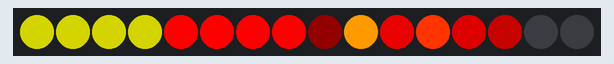
A sketch run on a simulated Arduino Uno, built with avr-gcc and run on an emulated ATmega328P. On the bench: 16 RGB LEDs in strip order, left to right. Random numbers use the default seed unless the sketch sets one.

Above: at 0.15 s.
At 2.86 s:
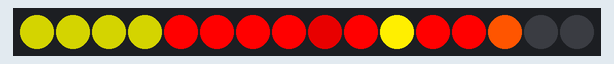
At 7.59 s:
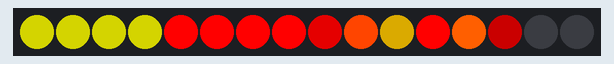
At 20.62 s:
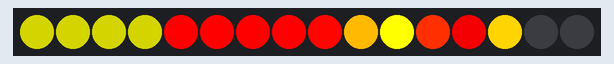
At 30.78 s:
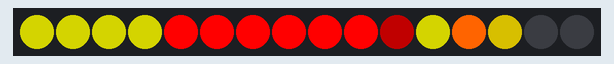
At 39.72 s:
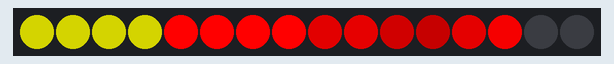

The sketch:

w2812b_gradient.ino
```cpp
#include <FastLED.h>

//number of total LEDS in this diorama
#define NUM_LEDS 16
//data pin used to control the NEOPIXELS
#define LEDPIN 6

//which LEDS in the strip, make up the lava lake.
#define LAVA_START_LED 8
#define LAVA_END_LED 13

//which LEDS in the strip, light the devil statue
#define DEVIL_START_LED 0
#define DEVIL_END_LED 7

enum STATES {BLENDING_LAVA_COLORS, SELECT_LAVA_COLORS};
STATES STATE;

DEFINE_GRADIENT_PALETTE(heatmap_gp) {
  0, 255, 255, 0,
  63, 255, 0, 0,
  64, 128, 128, 0,
  127, 255, 0, 0,
  255, 0, 0, 0
};

CRGBPalette16 LAVA_PALETTE = heatmap_gp;

//We have two arrays leds is the value that is currently displayed on the leds
CRGB leds[NUM_LEDS];
//leds_to hold the leds leds values where we are going to blend the LEDS pixels towards
CRGB leds_to[NUM_LEDS];

//pick a random lava color, for each of the lava leds, and set them in the leds_to array
STATES randomLavaColorFromPalette(CRGB leds_to[], int lavaStart, int lavaEnd){
  for(int i = LAVA_START_LED; i <= LAVA_END_LED; i++) {
    leds_to[i] = ColorFromPalette(LAVA_PALETTE, random(0, 255));
  }
  return BLENDING_LAVA_COLORS;
}

//convenience method to set the right key/fill light for the devil statue
void rightDevilStrip(CRGB leds[], CRGB color){
    for (int i=(DEVIL_END_LED+1)/2; i<=DEVIL_END_LED; i++) leds[i] = color;
}

//convenience method to set the left key/fill light for the devil statue
void leftDevilStrip(CRGB leds[], CRGB color){
    for (int i=DEVIL_START_LED; i<(DEVIL_END_LED+1)/2; i++) leds[i] = color;
}

//move the cur value towards the taget value an amount at a time.
//the target value needs to be a multiple of amount! Otherwise you won't reach the target value and we keep blending
void stepBlendSourceToDest( uint8_t& cur, const uint8_t target, uint8_t amount)
{
  if( cur == target) return;

  if( cur < target ) {
    uint8_t delta = target - cur;
    delta = scale8_video( delta, amount);
    cur += delta;
  } else {
    uint8_t delta = cur - target;
    delta = scale8_video( delta, amount);
    cur -= delta;
  }
}

// Blend one CRGB color toward another CRGB color by a given amount.
// It is important that the color distance, is a multiple of the amount!
// Using amount 1, is guaranteed to work, always!
CRGB fadeTowardColor( CRGB& cur, const CRGB& target, uint8_t amount)
{
  stepBlendSourceToDest( cur.red,   target.red,   amount);
  stepBlendSourceToDest( cur.green, target.green, amount);
  stepBlendSourceToDest( cur.blue,  target.blue,  amount);

  return cur;
}

STATES blendTheColors(){
   bool areLedsTheSame = true;
    for (int i=LAVA_START_LED; i <= LAVA_END_LED; i++){

      if (leds[i] != leds_to[i]){
        fadeTowardColor(leds[i], leds_to[i], 1);
        areLedsTheSame = false;
      }

    }
    //there are no differences in leds and leds_to anymore, so we can pick new random colors for the lava
    return (areLedsTheSame) ? SELECT_LAVA_COLORS : BLENDING_LAVA_COLORS;
}

void setup() {
  FastLED.addLeds<NEOPIXEL, LEDPIN>(leds, NUM_LEDS);

  //set the two led strips that light the Devil in the diorama, to red and yellow
  leftDevilStrip(leds, CRGB(128, 128, 0));
  rightDevilStrip(leds, CRGB(255, 0, 0));

  //initialize the LAVA leds with a random color from the LAVA_PALETTE
  for(int i=LAVA_START_LED; i<=LAVA_END_LED; i++) leds[i] = ColorFromPalette(LAVA_PALETTE, random(0, 255));

  //initialize the next lava colors to blend towards (this sets state into BLENDING_LAVA_COLORS);
  STATE = randomLavaColorFromPalette(leds_to, LAVA_START_LED, LAVA_END_LED);
}

void loop() {
  //Select the a for each of the lava leds a random color from the pallete
  if (STATE == SELECT_LAVA_COLORS) {
    EVERY_N_MILLISECONDS(800) {
      STATE = randomLavaColorFromPalette(leds_to, LAVA_START_LED, LAVA_END_LED); //moves state into BLENDING_LAVA_COLORS
    }
  }

  //fade the lava towards the newly selected random colors
  if (STATE == BLENDING_LAVA_COLORS){
    STATE = blendTheColors(); //moves state into BLENDING_LAVA_COLORS, if any of the leds still dont match leds_to, otherwise it moves into SELECT_LAVA_COLORS
  }

  FastLED.show();
}
```
